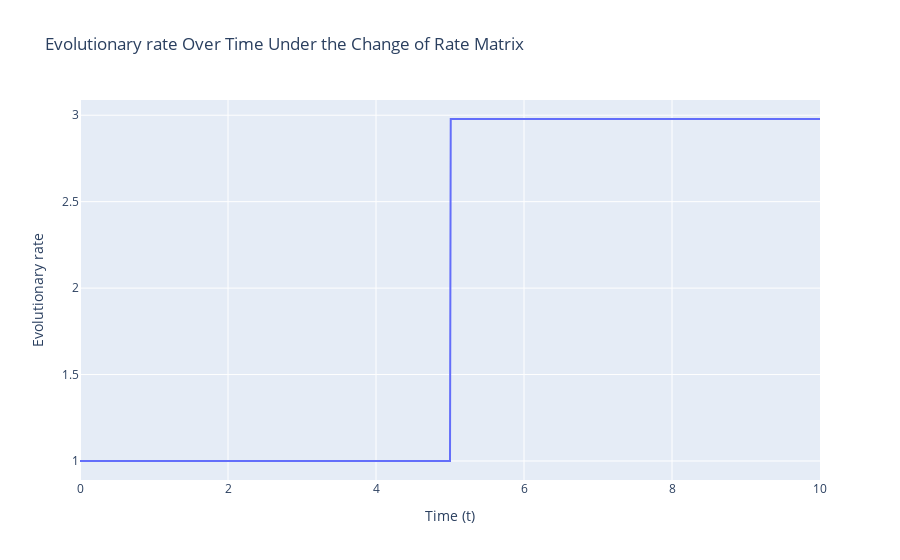

Notebook cell for this chart:
### Code cell
# Ploting the evolutionary rate mu over time with rate matrix switch in the middle

mu_value = []

# Generate mu values
for t in t_range:
    if t<= t1:
        mu = calculate_stationary_rate(Q5)
        mu_value.append(mu)
    else:
        mu = calculate_stationary_rate(Q6)
        mu_value.append(mu)
    
# Create the plot
fig = px.line(x=t_range, y=mu_value, labels={'x': 'Time (t)', 'y': 'Evolutionary rate'}, title='Evolutionary rate Over Time Under the Change of Rate Matrix')

fig.write_image("evolutionary_rate_change_stationary.pdf")

# Show the plot
fig.show()

### Figure 1 — Plotly figure (JSON) as saved in the notebook; plotly's stock layout.template omitted (floating-point values rounded to 4 significant figures; data arrays with more than 128 entries replaced by an {"elided": "..."} marker saying what was removed)
{"data": [{"hovertemplate": "Time (t)=%{x}<br>Evolutionary rate=%{y}<extra></extra>", "legendgroup": "", "line": {"color": "#636efa", "dash": "solid"}, "marker": {"symbol": "circle"}, "mode": "lines", "name": "", "orientation": "v", "showlegend": false, "type": "scatter", "x": {"elided": "999 float values"}, "xaxis": "x", "y": {"elided": "999 float values"}, "yaxis": "y"}], "layout": {"legend": {"tracegroupgap": 0}, "title": {"text": "Evolutionary rate Over Time Under the Change of Rate Matrix"}, "xaxis": {"anchor": "y", "domain": [0, 1], "title": {"text": "Time (t)"}}, "yaxis": {"anchor": "x", "domain": [0, 1], "title": {"text": "Evolutionary rate"}}}}
